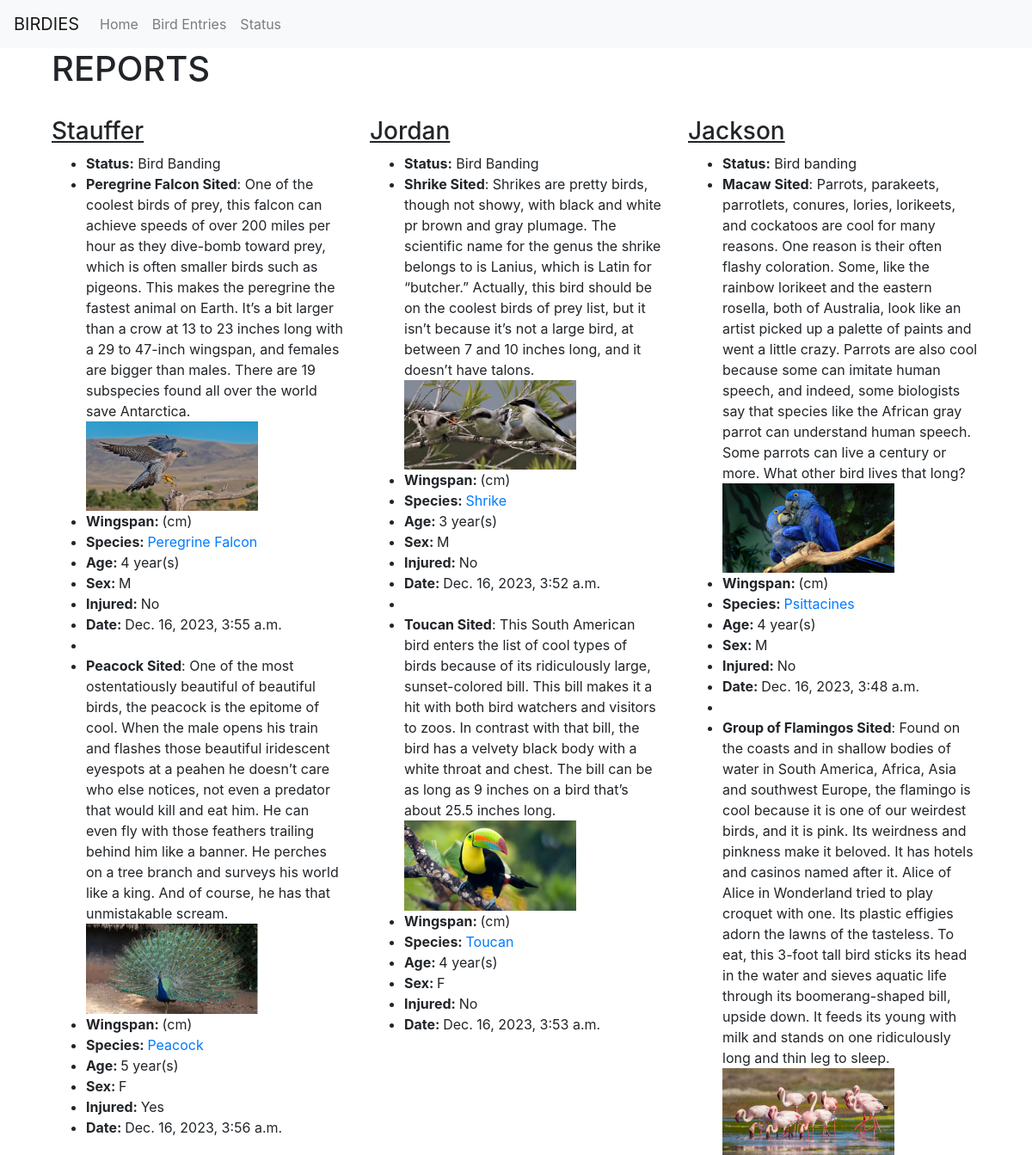
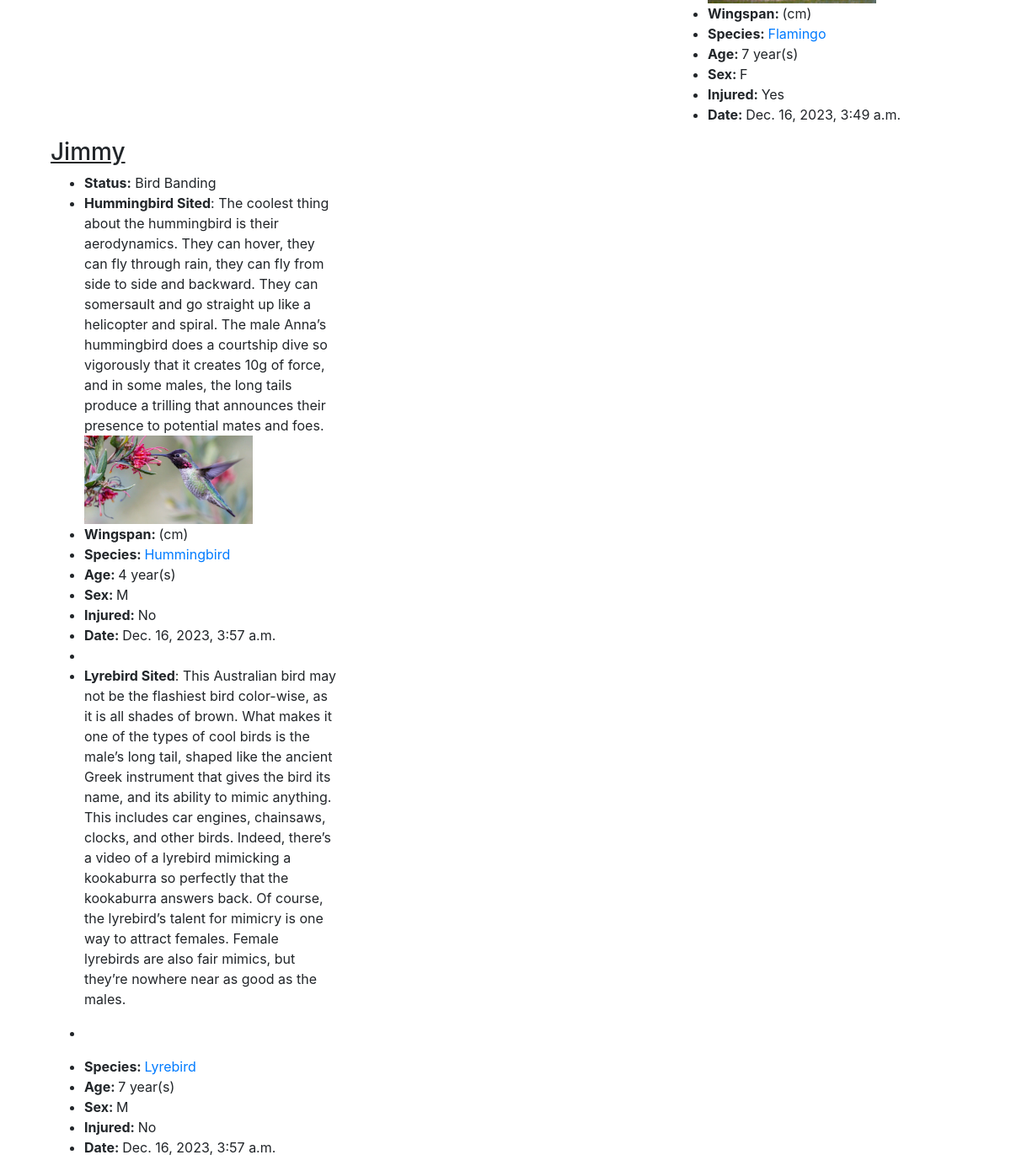
The page / on the database its author committed (2 pictures, top to bottom).
### base/models.py (models this page shows, shortened)
class Task(models.Model):
    user = models.ForeignKey(User, on_delete=models.CASCADE, null=True, blank=True)
    title = models.CharField(max_length=200)
    description = models.TextField(null=True, blank=True)
    complete = models.BooleanField(default=False)
    created = models.DateTimeField(auto_now_add=True)
    image = models.ImageField(upload_to='images/', blank=True, null=True)
    data = models.TextField(null=True, blank=True)
    wingspan = models.DecimalField(max_digits=5, decimal_places=2, blank=True, null=True)
    species = models.CharField(max_length=25,  blank=True, null=True)
    sex = models.CharField(max_length=1,  blank=True, null=True)
    age = models.IntegerField(blank=True, null=True)
    injured = models.BooleanField(default=False, null=True)
    class Meta:
        ordering = ['complete']

### base/views.py (the view)
# urls.py: path("", UserListView.as_view(), name="home"),
class UserListView(ListView):
    model = User
    template_name = 'home.html'
    context_object_name = 'users'
    def get_queryset(self):
        return User.objects.prefetch_related('task_set').all()

### base/templates/home.html
{%extends "guide.html"%}{% csrf_token %} {%block title%} Home Page {% endblock %}
{%block content %}
<div class ="container">
    <h1>REPORTS</h1><br>
    <div class="row user-list">
        {% for user in users %}
            <div class ="col-12 col-md-6 col-lg-4">
                <h3><u>{{ user.username }}</u></h3>
                <ul>
                    {% for task in user.task_set.all %}
                            <li>
                                {% if task.data %}
                                    <strong>Status:</strong> {{ task.data }}<br>
                                {% endif %}
                            </li>
                            <li>
                                <strong>{{ task.title }}</strong>: {{ task.description }}<br>
                                {% if task.image %}
                                    <img src="{{ task.image.url }}" alt="{{ task.title }}" style="max-width: 200px; height: auto;"><br>
                                {% else %}
                                    <p></p>
                                {% endif %}
                            </li>
                            <li>
                                {% if task.image %}
                                    <strong> Wingspan: </strong> {{ task.wing }} (cm)<br>
                                {% else %}
                                    <p></p>
                                {% endif %}
                            </li>
                            <li>
                                {% if task.species %}
                                    <strong> Species: </strong> <a href="{% url 'wiki' task.id%}">{{ task.species }}</a> <br>
                                {% else %}
                                    <p></p>
                                {% endif %}
                            </li>
                            <li>
                                {% if task.age %}
                                    <strong> Age: </strong> {{ task.age }}</a> year(s) <br>
                                {% else %}
                                    <p></p>
                                {% endif %}
                            </li>
                            <li>
                                {% if task.sex %}
                                    <strong> Sex: </strong> {{ task.sex }}</a> <br>
                                {% else %}
                                    <p></p>
                                {% endif %}
                            </li>
                            <li>
                                {% if task.injured%}
                                    <strong> Injured: </strong> Yes</a><br>
                                {% else %}
                                    <strong> Injured: </strong> No </a><br>
                                {% endif %}
                            </li>
                            <li>
                                {% if task.created %}
                                    <strong> Date: </strong> {{ task.created }}<br>
                                {% else %}
                                    <p></p>
                                {% endif %}
                            </li>
                    {% endfor %}
                </ul>
            </div>
            {% empty %}
                <p>No users found.</p>
            {% endfor %}
        </div>
</div>
{% endblock %}

### base/templates/guide.html (shortened to what this page needs)
<!DOCTYPE html>
<html lang="en">
<head>
    <link
        href="https://stackpath.bootstrapcdn.com/bootstrap/4.3.1/css/bootstrap.min.css"
        rel="stylesheet" />
</head>
<body>
    <nav class="navbar navbar-expand-lg navbar-light bg-light">
        <a class="navbar-brand" href="#"> BIRDIES </a>
    <div class="collapse navbar-collapse" id="navbarNav">
        <ul class="navbar-nav">
            <li class="nav-item">
                <a class="nav-link" href="{% url 'home' %}">Home</a>
            </li>
            <li class="nav-item">
                <a class="nav-link" href="/list/">Bird Entries</a>
            </li>
            <li class="nav-item">
                <a class="nav-link" href="{% url 'status-update' %}">Status</a>
            </li>
        </ul>
    </div>
    </nav>
    <div class="container">{% block content %} {% endblock %} </div>
</body>
</html>

### rows shown on the page
Task: data "Bird Banding", title "Peregrine Falcon Sited", description "One of the coolest birds of prey, this falcon can achieve speeds of over 200 miles per hour as they dive-bomb toward prey, which is often smaller birds such as pigeons. This makes the peregrine the fastest animal on Earth. It’s a bit larger than a crow at 13 to 23 inches long with a 29 to 47-inch wingspan, and females are bigger than males. There are 19 subspecies found all over the world save Antarctica.", image (picture), species "Peregrine Falcon", age "4", sex "M", shows "Injured:", injured "No", created "Dec. 16, 2023, 3:55 a.m."
Task: title "Peacock Sited", description "One of the most ostentatiously beautiful of beautiful birds, the peacock is the epitome of cool. When the male opens his train and flashes those beautiful iridescent eyespots at a peahen he doesn’t care who else notices, not even a predator that would kill and eat him. He can even fly with those feathers trailing behind him like a banner. He perches on a tree branch and surveys his world like a king. And of course, he has that unmistakable scream.", image (picture), species "Peacock", age "5", sex "F", shows "Injured:", injured "Yes", created "Dec. 16, 2023, 3:56 a.m."
Task: data "Bird Banding", title "Shrike Sited", description "Shrikes are pretty birds, though not showy, with black and white pr brown and gray plumage. The scientific name for the genus the shrike belongs to is Lanius, which is Latin for “butcher.” Actually, this bird should be on the coolest birds of prey list, but it isn’t because it’s not a large bird, at between 7 and 10 inches long, and it doesn’t have talons.", image (picture), species "Shrike", age "3", sex "M", shows "Injured:", injured "No", created "Dec. 16, 2023, 3:52 a.m."
Task: title "Toucan Sited", description "This South American bird enters the list of cool types of birds because of its ridiculously large, sunset-colored bill. This bill makes it a hit with both bird watchers and visitors to zoos. In contrast with that bill, the bird has a velvety black body with a white throat and chest. The bill can be as long as 9 inches on a bird that’s about 25.5 inches long.", image (picture), species "Toucan", age "4", sex "F", shows "Injured:", injured "No", created "Dec. 16, 2023, 3:53 a.m."
Task: data "Bird banding", title "Macaw Sited", description "Parrots, parakeets, parrotlets, conures, lories, lorikeets, and cockatoos are cool for many reasons. One reason is their often flashy coloration. Some, like the rainbow lorikeet and the eastern rosella, both of Australia, look like an artist picked up a palette of paints and went a little crazy. Parrots are also cool because some can imitate human speech, and indeed, some biologists say that species like the African gray parrot can understand human speech. Some parrots can live a century or more. What other bird lives that long?", image (picture), species "Psittacines", age "4", sex "M", shows "Injured:", injured "No", created "Dec. 16, 2023, 3:48 a.m."
Task: title "Group of Flamingos Sited", description "Found on the coasts and in shallow bodies of water in South America, Africa, Asia and southwest Europe, the flamingo is cool because it is one of our weirdest birds, and it is pink. Its weirdness and pinkness make it beloved. It has hotels and casinos named after it. Alice of Alice in Wonderland tried to play croquet with one. Its plastic effigies adorn the lawns of the tasteless. To eat, this 3-foot tall bird sticks its head in the water and sieves aquatic life through its boomerang-shaped bill, upside down. It feeds its young with milk and stands on one ridiculously long and thin leg to sleep.", image (picture), species "Flamingo", age "7", sex "F", shows "Injured:", injured "Yes", created "Dec. 16, 2023, 3:49 a.m."
Task: data "Bird Banding", title "Hummingbird Sited", description "The coolest thing about the hummingbird is their aerodynamics. They can hover, they can fly through rain, they can fly from side to side and backward. They can somersault and go straight up like a helicopter and spiral. The male Anna’s hummingbird does a courtship dive so vigorously that it creates 10g of force, and in some males, the long tails produce a trilling that announces their presence to potential mates and foes.", image (picture), species "Hummingbird", age "4", sex "M", shows "Injured:", injured "No", created "Dec. 16, 2023, 3:57 a.m."
Task: title "Lyrebird Sited", description "This Australian bird may not be the flashiest bird color-wise, as it is all shades of brown. What makes it one of the types of cool birds is the male’s long tail, shaped like the ancient Greek instrument that gives the bird its name, and its ability to mimic anything. This includes car engines, chainsaws, clocks, and other birds. Indeed, there’s a video of a lyrebird mimicking a kookaburra so perfectly that the kookaburra answers back. Of course, the lyrebird’s talent for mimicry is one way to attract females. Female lyrebirds are also fair mimics, but they’re nowhere near as good as the males.", species "Lyrebird", age "7", sex "M", shows "Injured:", injured "No", created "Dec. 16, 2023, 3:57 a.m."

### other values the page prints
{{ user.username }} "Stauffer"
{{ user.username }} "Jordan"
{{ user.username }} "Jackson"
{{ user.username }} "Jimmy"
